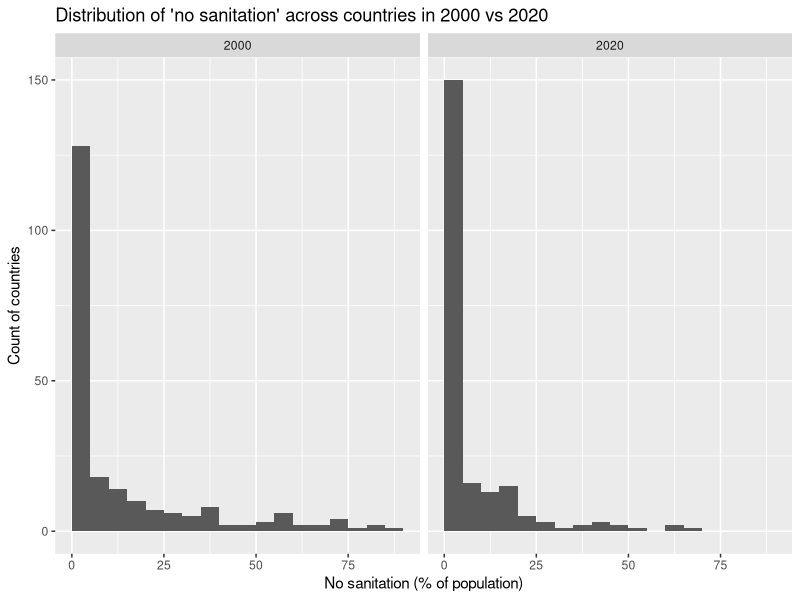
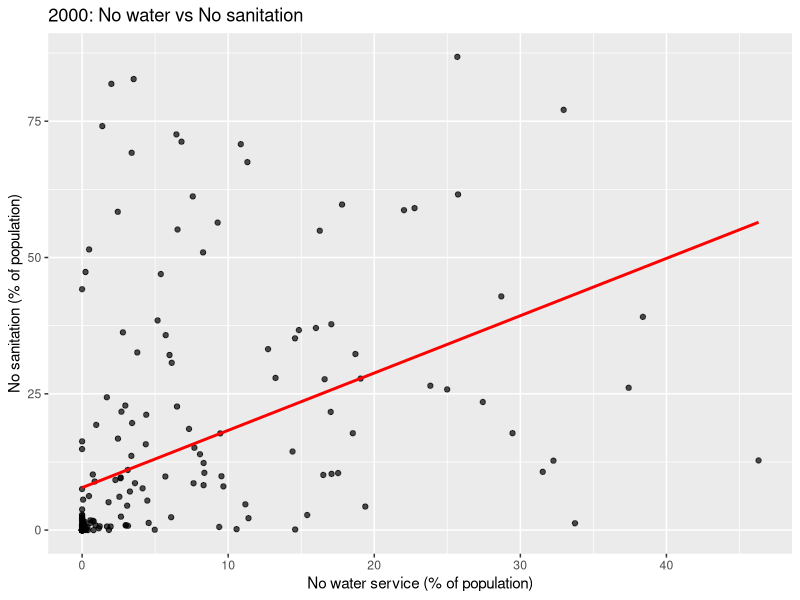

Recreate these plots in R, in order.
## ---- chunk 1
library(tidyverse)
wat_san <- read_csv("data/water-and-sanitation.csv")
## ---- chunk 2
wat_san %>% 
  filter(Entity != "World", Year %in% c(2000, 2020)) %>% 
  ggplot(aes(x = sanitation_none)) +
  geom_histogram(binwidth = 5, boundary = 0, closed = "left") +
  facet_wrap(~ Year) +
  labs(x = "No sanitation (% of population)", y = "Count of countries",
       title = "Distribution of 'no sanitation' across countries in 2000 vs 2020")
## ---- chunk 3
wat_san %>% 
  filter(Year == 2000, Entity != "World") %>% 
  arrange(desc(sanitation_none)) %>% 
  select(Entity, sanitation_none, water_none) %>% 
  slice_head(n = 10)
## ---- chunk 4
wat_san %>% 
  filter(Year == 2000, Entity != "World") %>% 
  ggplot(aes(x = water_none, y = sanitation_none)) +
  geom_point(alpha = 0.7) +
  geom_smooth(method = "lm", se = FALSE, color = "red") +
  labs(x = "No water service (% of population)", 
       y = "No sanitation (% of population)",
       title = "2000: No water vs No sanitation")
## ---- chunk 5

## ---- chunk 6
  
## ---- chunk 7

